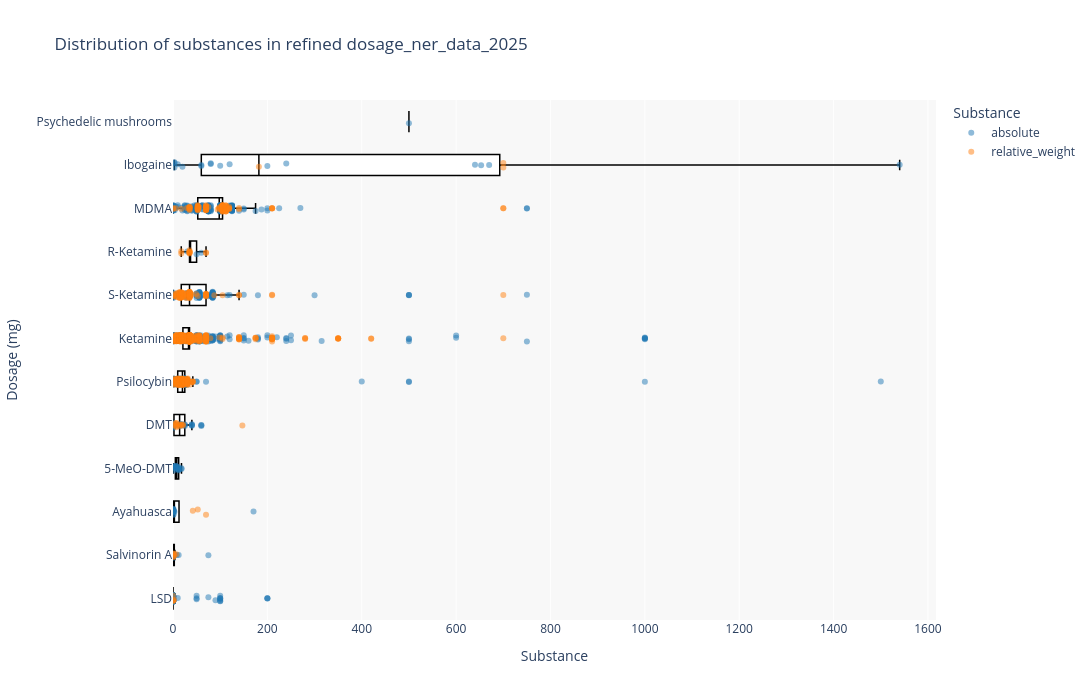

Source (notebook cell):
### Code cell
from components.graphs import box_plot

# keep absolute and relative_weight only
dosage_ner_data_2025_refined = dosage_ner_data_2025_refined[dosage_ner_data_2025_refined['Dose_Type'].isin(['absolute', 'relative_weight'])].reset_index(drop=True)

# print number of studies
print(f"Number of studies in refined dosage NER data: {dosage_ner_data_2025_refined['Study_ID'].nunique()}")
# print number of studies per substance
print(f"Number of studies per substance:\n{dosage_ner_data_2025_refined.groupby('Substance')['Study_ID'].nunique()}")

# Render dosage graph with custom size
fig = box_plot(
    data=dosage_ner_data_2025_refined,
    x='Substance',
    y='Dosage_mg',
    x_label='Substance',
    y_label='Dosage (mg)',
    title='Distribution of substances in refined dosage_ner_data_2025',
    height=700,
    width=1200,
)
# show the graph
fig.show()

### Figure 1 — Plotly figure (JSON) as saved in the notebook; plotly's stock layout.template omitted (floating-point values rounded to 4 significant figures; data arrays with more than 128 entries replaced by an {"elided": "..."} marker saying what was removed)
{"data": [{"alignmentgroup": "True", "boxpoints": "outliers", "fillcolor": "white", "hovertemplate": "Substance=%{y}<br>Dosage_mg=%{x}<extra></extra>", "legendgroup": "Psychedelic mushrooms", "line": {"color": "black", "width": 1.5}, "marker": {"color": "#636efa", "opacity": 0, "size": 0}, "name": "Psychedelic mushrooms", "notched": false, "offsetgroup": "Psychedelic mushrooms", "opacity": 1, "orientation": "h", "showlegend": false, "type": "box", "x": [500], "x0": " ", "xaxis": "x", "y": ["Psychedelic mushrooms"], "y0": " ", "yaxis": "y"}, {"alignmentgroup": "True", "boxpoints": "outliers", "fillcolor": "white", "hovertemplate": "Substance=%{y}<br>Dosage_mg=%{x}<extra></extra>", "legendgroup": "Ibogaine", "line": {"color": "black", "width": 1.5}, "marker": {"color": "#EF553B", "opacity": 0, "size": 0}, "name": "Ibogaine", "notched": false, "offsetgroup": "Ibogaine", "opacity": 1, "orientation": "h", "showlegend": false, "type": "box", "x": [80, 10, 670, 653, 640, 60, 60, 120, 1540, 20, 240, 3, 3, 3, 80, 700, 38000, 4550, 2000, 100, 700, 200, 182], "x0": " ", "xaxis": "x", "y": ["Ibogaine", "Ibogaine", "Ibogaine", "Ibogaine", "Ibogaine", "Ibogaine", "Ibogaine", "Ibogaine", "Ibogaine", "Ibogaine", "Ibogaine", "Ibogaine", "Ibogaine", "Ibogaine", "Ibogaine", "Ibogaine", "Ibogaine", "Ibogaine", "Ibogaine", "Ibogaine", "Ibogaine", "Ibogaine", "Ibogaine"], "y0": " ", "yaxis": "y"}, {"alignmentgroup": "True", "boxpoints": "outliers", "fillcolor": "white", "hovertemplate": "Substance=%{y}<br>Dosage_mg=%{x}<extra></extra>", "legendgroup": "MDMA", "line": {"color": "black", "width": 1.5}, "marker": {"color": "#00cc96", "opacity": 0, "size": 0}, "name": "MDMA", "notched": false, "offsetgroup": "MDMA", "opacity": 1, "orientation": "h", "showlegend": false, "type": "box", "x": {"elided": "360 float values"}, "x0": " ", "xaxis": "x", "y": {"elided": "360 str values"}, "y0": " ", "yaxis": "y"}, {"alignmentgroup": "True", "boxpoints": "outliers", "fillcolor": "white", "hovertemplate": "Substance=%{y}<br>Dosage_mg=%{x}<extra></extra>", "legendgroup": "R-Ketamine", "line": {"color": "black", "width": 1.5}, "marker": {"color": "#ab63fa", "opacity": 0, "size": 0}, "name": "R-Ketamine", "notched": false, "offsetgroup": "R-Ketamine", "opacity": 1, "orientation": "h", "showlegend": false, "type": "box", "x": [35, 30, 60, 35, 35, 70, 35, 35, 17.5, 70, 50, 35, 17.5, 35], "x0": " ", "xaxis": "x", "y": ["R-Ketamine", "R-Ketamine", "R-Ketamine", "R-Ketamine", "R-Ketamine", "R-Ketamine", "R-Ketamine", "R-Ketamine", "R-Ketamine", "R-Ketamine", "R-Ketamine", "R-Ketamine", "R-Ketamine", "R-Ketamine"], "y0": " ", "yaxis": "y"}, {"alignmentgroup": "True", "boxpoints": "outliers", "fillcolor": "white", "hovertemplate": "Substance=%{y}<br>Dosage_mg=%{x}<extra></extra>", "legendgroup": "S-Ketamine", "line": {"color": "black", "width": 1.5}, "marker": {"color": "#FFA15A", "opacity": 0, "size": 0}, "name": "S-Ketamine", "notched": false, "offsetgroup": "S-Ketamine", "opacity": 1, "orientation": "h", "showlegend": false, "type": "box", "x": {"elided": "218 float values"}, "x0": " ", "xaxis": "x", "y": {"elided": "218 str values"}, "y0": " ", "yaxis": "y"}, {"alignmentgroup": "True", "boxpoints": "outliers", "fillcolor": "white", "hovertemplate": "Substance=%{y}<br>Dosage_mg=%{x}<extra></extra>", "legendgroup": "Ketamine", "line": {"color": "black", "width": 1.5}, "marker": {"color": "#19d3f3", "opacity": 0, "size": 0}, "name": "Ketamine", "notched": false, "offsetgroup": "Ketamine", "opacity": 1, "orientation": "h", "showlegend": false, "type": "box", "x": {"elided": "988 float values"}, "x0": " ", "xaxis": "x", "y": {"elided": "988 str values"}, "y0": " ", "yaxis": "y"}, {"alignmentgroup": "True", "boxpoints": "outliers", "fillcolor": "white", "hovertemplate": "Substance=%{y}<br>Dosage_mg=%{x}<extra></extra>", "legendgroup": "Psilocybin", "line": {"color": "black", "width": 1.5}, "marker": {"color": "#FF6692", "opacity": 0, "size": 0}, "name": "Psilocybin", "notched": false, "offsetgroup": "Psilocybin", "opacity": 1, "orientation": "h", "showlegend": false, "type": "box", "x": {"elided": "405 float values"}, "x0": " ", "xaxis": "x", "y": {"elided": "405 str values"}, "y0": " ", "yaxis": "y"}, {"alignmentgroup": "True", "boxpoints": "outliers", "fillcolor": "white", "hovertemplate": "Substance=%{y}<br>Dosage_mg=%{x}<extra></extra>", "legendgroup": "DMT", "line": {"color": "black", "width": 1.5}, "marker": {"color": "#B6E880", "opacity": 0, "size": 0}, "name": "DMT", "notched": false, "offsetgroup": "DMT", "opacity": 1, "orientation": "h", "showlegend": false, "type": "box", "x": [60, 1, 15, 25, 2.8, 14, 3.5, 7, 40, 21, 17.5, 17.5, 7, 21, 7, 1, 9, 8.4, 147, 40, 25, 0.05, 7, 14, 25, 40, 1, 0.6, 1.2, 1.8, 20, 15, 60, 1.5, 60, 0.6, 0.1, 20, 40], "x0": " ", "xaxis": "x", "y": ["DMT", "DMT", "DMT", "DMT", "DMT", "DMT", "DMT", "DMT", "DMT", "DMT", "DMT", "DMT", "DMT", "DMT", "DMT", "DMT", "DMT", "DMT", "DMT", "DMT", "DMT", "DMT", "DMT", "DMT", "DMT", "DMT", "DMT", "DMT", "DMT", "DMT", "DMT", "DMT", "DMT", "DMT", "DMT", "DMT", "DMT", "DMT", "DMT"], "y0": " ", "yaxis": "y"}, {"alignmentgroup": "True", "boxpoints": "outliers", "fillcolor": "white", "hovertemplate": "Substance=%{y}<br>Dosage_mg=%{x}<extra></extra>", "legendgroup": "5-MeO-DMT", "line": {"color": "black", "width": 1.5}, "marker": {"color": "#FF97FF", "opacity": 0, "size": 0}, "name": "5-MeO-DMT", "notched": false, "offsetgroup": "5-MeO-DMT", "opacity": 1, "orientation": "h", "showlegend": false, "type": "box", "x": [2, 6, 12, 18, 2, 6, 12, 0.3, 8, 18, 6, 12, 2, 6, 9, 12, 12], "x0": " ", "xaxis": "x", "y": ["5-MeO-DMT", "5-MeO-DMT", "5-MeO-DMT", "5-MeO-DMT", "5-MeO-DMT", "5-MeO-DMT", "5-MeO-DMT", "5-MeO-DMT", "5-MeO-DMT", "5-MeO-DMT", "5-MeO-DMT", "5-MeO-DMT", "5-MeO-DMT", "5-MeO-DMT", "5-MeO-DMT", "5-MeO-DMT", "5-MeO-DMT"], "y0": " ", "yaxis": "y"}, {"alignmentgroup": "True", "boxpoints": "outliers", "fillcolor": "white", "hovertemplate": "Substance=%{y}<br>Dosage_mg=%{x}<extra></extra>", "legendgroup": "Ayahuasca", "line": {"color": "black", "width": 1.5}, "marker": {"color": "#FECB52", "opacity": 0, "size": 0}, "name": "Ayahuasca", "notched": false, "offsetgroup": "Ayahuasca", "opacity": 1, "orientation": "h", "showlegend": false, "type": "box", "x": [0.6, 0.85, 70, 0.75, 1, 0.85, 42, 1, 0.6, 0.85, 0.5, 1, 1, 52.5, 3, 170.6, 1], "x0": " ", "xaxis": "x", "y": ["Ayahuasca", "Ayahuasca", "Ayahuasca", "Ayahuasca", "Ayahuasca", "Ayahuasca", "Ayahuasca", "Ayahuasca", "Ayahuasca", "Ayahuasca", "Ayahuasca", "Ayahuasca", "Ayahuasca", "Ayahuasca", "Ayahuasca", "Ayahuasca", "Ayahuasca"], "y0": " ", "yaxis": "y"}, {"alignmentgroup": "True", "boxpoints": "outliers", "fillcolor": "white", "hovertemplate": "Substance=%{y}<br>Dosage_mg=%{x}<extra></extra>", "legendgroup": "Salvinorin A", "line": {"color": "black", "width": 1.5}, "marker": {"color": "#636efa", "opacity": 0, "size": 0}, "name": "Salvinorin A", "notched": false, "offsetgroup": "Salvinorin A", "opacity": 1, "orientation": "h", "showlegend": false, "type": "box", "x": [0.02625, 1.47, 0.1, 1.05, 1.47, 1.26, 0.375, 1.47, 0.25, 0.5, 4, 0.1, 0, 0, 0.25, 0, 8, 12, 75, 7], "x0": " ", "xaxis": "x", "y": ["Salvinorin A", "Salvinorin A", "Salvinorin A", "Salvinorin A", "Salvinorin A", "Salvinorin A", "Salvinorin A", "Salvinorin A", "Salvinorin A", "Salvinorin A", "Salvinorin A", "Salvinorin A", "Salvinorin A", "Salvinorin A", "Salvinorin A", "Salvinorin A", "Salvinorin A", "Salvinorin A", "Salvinorin A", "Salvinorin A"], "y0": " ", "yaxis": "y"}, {"alignmentgroup": "True", "boxpoints": "outliers", "fillcolor": "white", "hovertemplate": "Substance=%{y}<br>Dosage_mg=%{x}<extra></extra>", "legendgroup": "LSD", "line": {"color": "black", "width": 1.5}, "marker": {"color": "#EF553B", "opacity": 0, "size": 0}, "name": "LSD", "notched": false, "offsetgroup": "LSD", "opacity": 1, "orientation": "h", "showlegend": false, "type": "box", "x": {"elided": "225 float values"}, "x0": " ", "xaxis": "x", "y": {"elided": "225 str values"}, "y0": " ", "yaxis": "y"}, {"alignmentgroup": "True", "boxpoints": "all", "customdata": {"elided": "1116x1 int values"}, "fillcolor": "rgba(255,255,255,0)", "hoveron": "points", "hovertemplate": "Study ID: %{customdata[0]}<br>Dosage_mg: %{x}<extra></extra>", "legendgroup": "absolute", "line": {"color": "rgba(255,255,255,0)"}, "marker": {"color": "#1f77b4", "opacity": 0.5, "size": 6}, "name": "absolute", "offsetgroup": "absolute", "orientation": "h", "pointpos": 0, "showlegend": true, "type": "box", "x": {"elided": "1116 float values"}, "x0": " ", "xaxis": "x", "y": {"elided": "1116 str values"}, "y0": " ", "yaxis": "y"}, {"alignmentgroup": "True", "boxpoints": "all", "customdata": {"elided": "1211x1 int values"}, "fillcolor": "rgba(255,255,255,0)", "hoveron": "points", "hovertemplate": "Study ID: %{customdata[0]}<br>Dosage_mg: %{x}<extra></extra>", "legendgroup": "relative_weight", "line": {"color": "rgba(255,255,255,0)"}, "marker": {"color": "#ff7f0e", "opacity": 0.5, "size": 6}, "name": "relative_weight", "offsetgroup": "relative_weight", "orientation": "h", "pointpos": 0, "showlegend": true, "type": "box", "x": {"elided": "1211 float values"}, "x0": " ", "xaxis": "x", "y": {"elided": "1211 str values"}, "y0": " ", "yaxis": "y"}], "layout": {"boxmode": "overlay", "height": 700, "legend": {"title": {"text": "Substance"}, "tracegroupgap": 0}, "plot_bgcolor": "#f8f8f8", "title": {"text": "Distribution of substances in refined dosage_ner_data_2025"}, "width": 1200, "xaxis": {"anchor": "y", "domain": [0, 1], "range": [0, 1617], "title": {"text": "Substance"}}, "yaxis": {"anchor": "x", "autorange": "reversed", "categoryarray": ["Psychedelic mushrooms", "Ibogaine", "MDMA", "R-Ketamine", "S-Ketamine", "Ketamine", "Psilocybin", "DMT", "5-MeO-DMT", "Ayahuasca", "Salvinorin A", "LSD"], "categoryorder": "array", "domain": [0, 1], "title": {"text": "Dosage (mg)"}}}}
